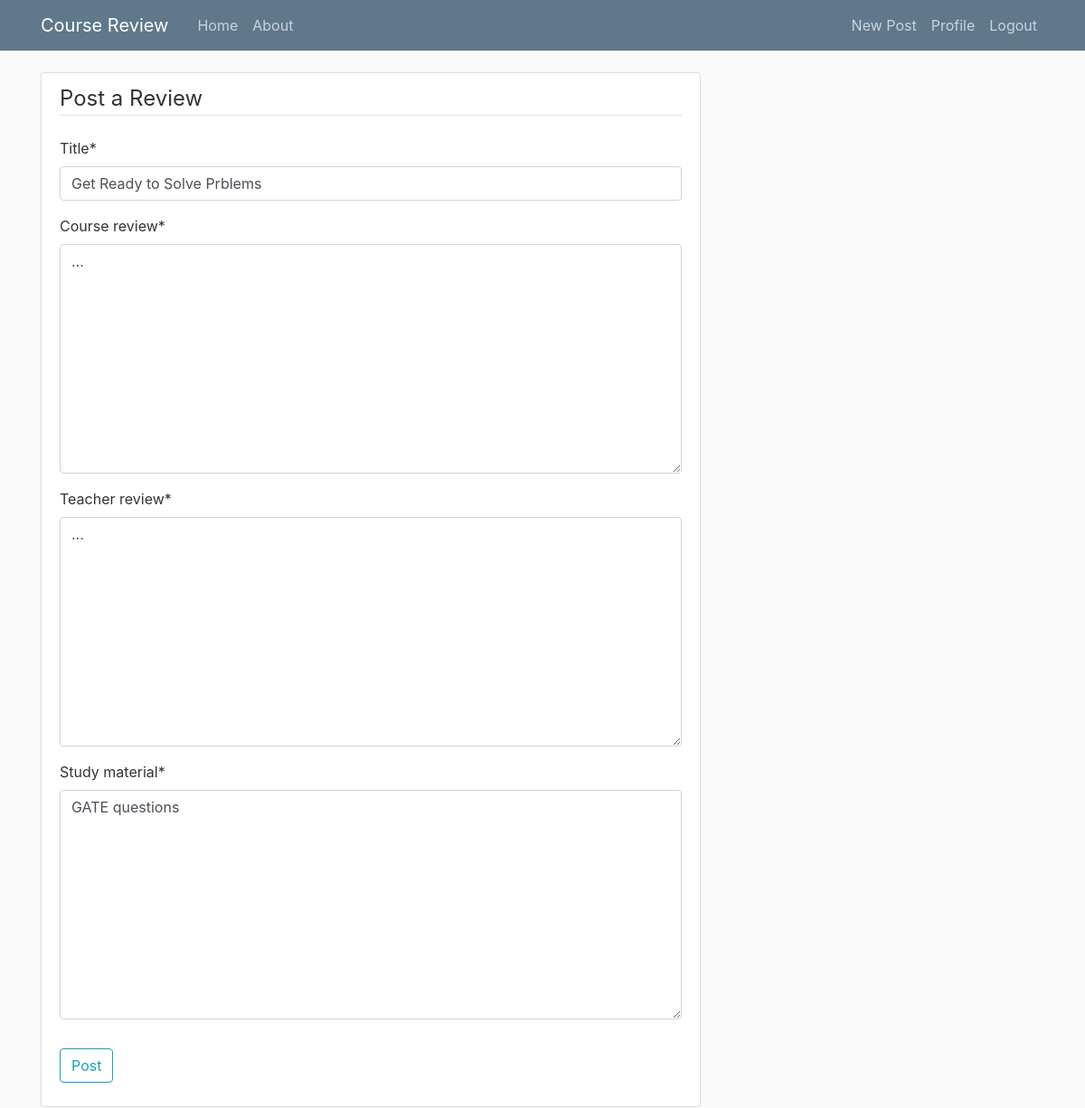
Screenshot of /post/56/update (signed in) with the database file from the repository.
### blog/models.py (models this page shows, shortened)
class Post(models.Model):
	title = models.CharField(max_length=100)
	grade_received = models.CharField(max_length=15, default="Select Grade")
	course_review = models.TextField(default="---")
	teacher_review = models.TextField(default="---")
	study_material = models.TextField(default="---")
	quality_rating = models.IntegerField(default=5, validators=[MinValueValidator(0), MaxValueValidator(5)])
	quantity_rating = models.IntegerField(default=5, validators=[MinValueValidator(0), MaxValueValidator(5)])
	level_of_difficulty_rating = models.IntegerField(default=5, validators=[MinValueValidator(0), MaxValueValidator(5)])
	take_again = models.BooleanField(default=False)
	tough_grader = models.BooleanField(default=False)
	self_study_required = models.BooleanField(default=False)
	participation_matters = models.BooleanField(default=False)
	lot_of_assignment = models.BooleanField(default=False)
	accessible_outside_class = models.BooleanField(default=False)
	skip_class_you_dont_pass = models.BooleanField(default=False)
	impartial = models.BooleanField(default=False)
	test_heavy = models.BooleanField(default=False)
	amazing_lectures = models.BooleanField(default=False)
	lecture_heavy = models.BooleanField(default=False)
	date_posted = models.DateTimeField(default=timezone.now)
	author = models.ForeignKey(User, on_delete=models.CASCADE)
	teacher = models.ForeignKey(Teacher, on_delete=models.CASCADE)
	course = models.ForeignKey(Course, on_delete=models.CASCADE)

### blog/views.py (the view, shortened to what this page needs)
# urls.py: path('post/<int:pk>/update', PostUpdateView.as_view(), name='post-update'),
class PostUpdateView(LoginRequiredMixin, UserPassesTestMixin, UpdateView):
	model = Post
	fields = ['title', 'course_review', 'teacher_review', 'study_material' ]
	def test_func(self):
		post = self.get_object()
		if self.request.user == post.author:
			return True
		return False

### blog/templates/blog/post_form.html (shortened to what this page needs)
{% extends "blog/base.html" %}
{% load crispy_forms_tags %}
{% block content %}
	<div class="content-section">
		<form method="POST">
			<fieldset class="form-group">
				<legend class="border-bottom mb-4">Post a Review</legend>
				{{ form|crispy }}
			</fieldset>
			<div class="form-group">
				<button class="btn btn-outline-info" type="submit">Post</button>
			</div>
		</form>
	</div>
{% endblock content %}

### blog/static/blog/main.css (style rules this page uses)
body { background: #fafafa; color: #333333; margin-top: 5rem; }
.content-section { background: #ffffff; padding: 10px 20px; border: 1px solid #dddddd; border-radius: 3px; margin-bottom: 20px; }

### rows the page displays
Post: title "Get Ready to Solve Prblems", course_review "...", teacher_review "...", study_material "GATE questions"
